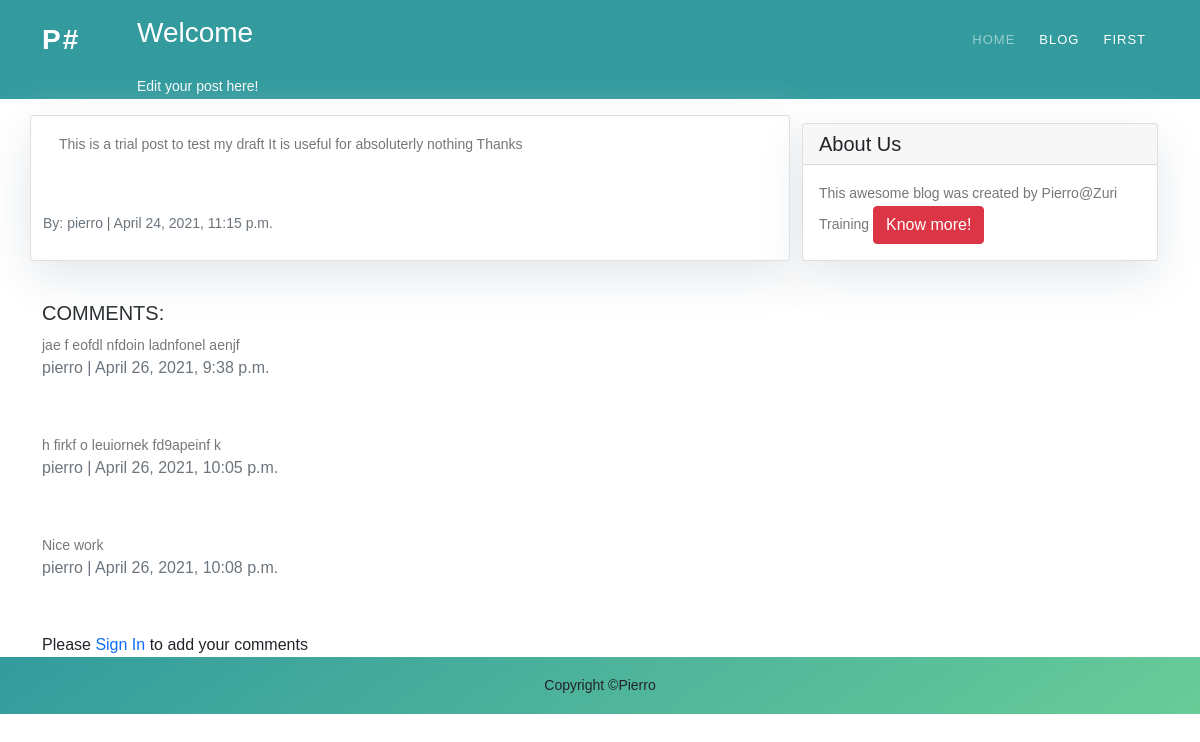
The page /blog/content/trial-post/ on the database its author committed.
### blog/models.py (models this page shows, shortened)
class Post(models.Model):
	STATUS = (
		(0, 'Draft'), (1, 'Publish')
		)
	author = models.ForeignKey(User, on_delete=models.CASCADE)
	title = models.CharField(max_length=200, unique=True)
	slug = models.SlugField(max_length=200, unique=True)
	body = models.TextField()
	status = models.IntegerField(choices=STATUS, default=0)
	date_created = models.DateTimeField(auto_now_add=True)
	date_modified = models.DateTimeField()
	class Meta:
		ordering = ['-date_created']

class Comment(models.Model):
	author = models.ForeignKey(User, on_delete=models.CASCADE, verbose_name='author')
	post = models.ForeignKey(Post, on_delete=models.CASCADE, verbose_name='post')
	body = models.TextField()
	date_created = models.DateTimeField(auto_now_add=True)

### blog/views.py (the view, shortened to what this page needs)
# urls.py: path('content/<slug:slug>/', views.blog_detail, name='blog_detail'),
def blog_detail(req, slug):
	queryset = get_object_or_404(Post, slug=slug)
	comments = Comment.objects.filter(post=queryset)
	form = CommentForm()
	contxt = {'title':queryset.title, 'post': queryset, 'form': form, 'comments':comments, }
	return render(req, 'blog/blog_detail.html', contxt)

### blog/templates/blog/blog_detail.html
{% extends 'base.html' %} {% block content %}
<header style="background: rgb(51,155,158)">
    <div class="container">
        <div class="row">
            <div class="col-md-8 col-md-10 mx-auto">
                <div class="site-heading">
                    <h3 class="site-heading my-4 mt-3 text-white">Welcome {{user.username}} </h3>
                    <p class="text-light"> Edit your post here! &nbsp;
                    </p>
                </div>
            </div>
        </div>
    </div>
</header>
<div class="container">
  <div class="row">
    <div class="col-md-8 card mb-4  mt-3 left  top">
      <div class="card-body">
        <p class="card-text ">{{ post.body | safe }}</p>
      </div>
      <p class=" text-muted"> By: {{ post.author }} | {{ post.date_created }}</p>
        <br>
    </div>
    {% block sidebar %} {% include 'blog/sidebar.html' %} {% endblock sidebar %}
  </div>
    <div class="row">
        <div class="col-md-8 mt-3 left">
            <h5 class="card-title">COMMENTS:</h5>
            {%if comments %}
            {% for comment in comments %}
                <div>
                        <p>{{comment.body | safe}}</p>
                </div>
                <p class="text-muted h6">{{ comment.author }} | {{ comment.date_created}} </p>
                <br><br>
            {% endfor %}
            {%else%}
                No comment yet!
            {%endif%}
        </div>
    </div>
    {%if user.is_authenticated %}
<form class="form" method="post" action="{%url 'blog_detail' post.slug%}">
    {% csrf_token %}
    {%for field in form%}
    <div class="col-md-8 shift">
        <p>
            {{ field }}
        </p>
    </div>
    <button class="btn btn-primary" type="submit">Add Comment </button>
</form>
{% endfor %}
{%else%}
<div class="card-text">
   Please <a href="{%url 'blog_signin' %}"> Sign In </a> to add your comments
</div>
{% endif %}
</div>
{% endblock content %}

### static/css/style.css (style rules this page uses)
html, body, div, span, applet, object, iframe, h1, h2, h3, h4, h5, h6, p, blockquote, div pre, a, abbr, acronym, address, big, cite, code, del, dfn, em, font, img, ins, kbd, q, s, samp, small, strike, strong, sub, sup, tt, var, b, u, i, center, dl, dt, dd, ol, ul, li, figure, header, nav, section, article, aside, footer, figcaption { margin: 0; padding: 0; border: 0; outline: 0; }
header, nav, section, article, aside, footer, hgroup { display: block; }
* { box-sizing: border-box; }
html, body { font-family: 'Raleway', sans-serif; font-weight: 400; background-color: #fff; font-size: 16px; -ms-text-size-adjust: 100%; -webkit-font-smoothing: antialiased; -moz-osx-font-smoothing: grayscale; }
a { text-decoration: none !important; }
h1, h2, h3, h4, h5, h6 { margin-top: 0px; margin-bottom: 0px; }
p { font-size: 14px; line-height: 25px; color: #777; }
html, body { background: #fff; font-family: 'Raleway', sans-serif; }
*, *:before, *:after { -webkit-box-sizing: border-box; box-sizing: border-box; -webkit-font-smoothing: antialiased; -moz-osx-font-smoothing: grayscale; }

### blog/templates/blog/sidebar.html (style rules this page uses)
.card { box-shadow: 0 16px 48px #E3E7EB; }

### rows shown on the page
Post: body "This is a trial post to test my draft It is useful for absoluterly nothing Thanks", author "pierro", date_created "April 24, 2021, 11:15 p.m."
Comment: body "jae f eofdl nfdoin ladnfonel aenjf", author "pierro", date_created "April 26, 2021, 9:38 p.m."
Comment: body "h firkf o leuiornek fd9apeinf k", author "pierro", date_created "April 26, 2021, 10:05 p.m."
Comment: body "Nice work", author "pierro", date_created "April 26, 2021, 10:08 p.m."
